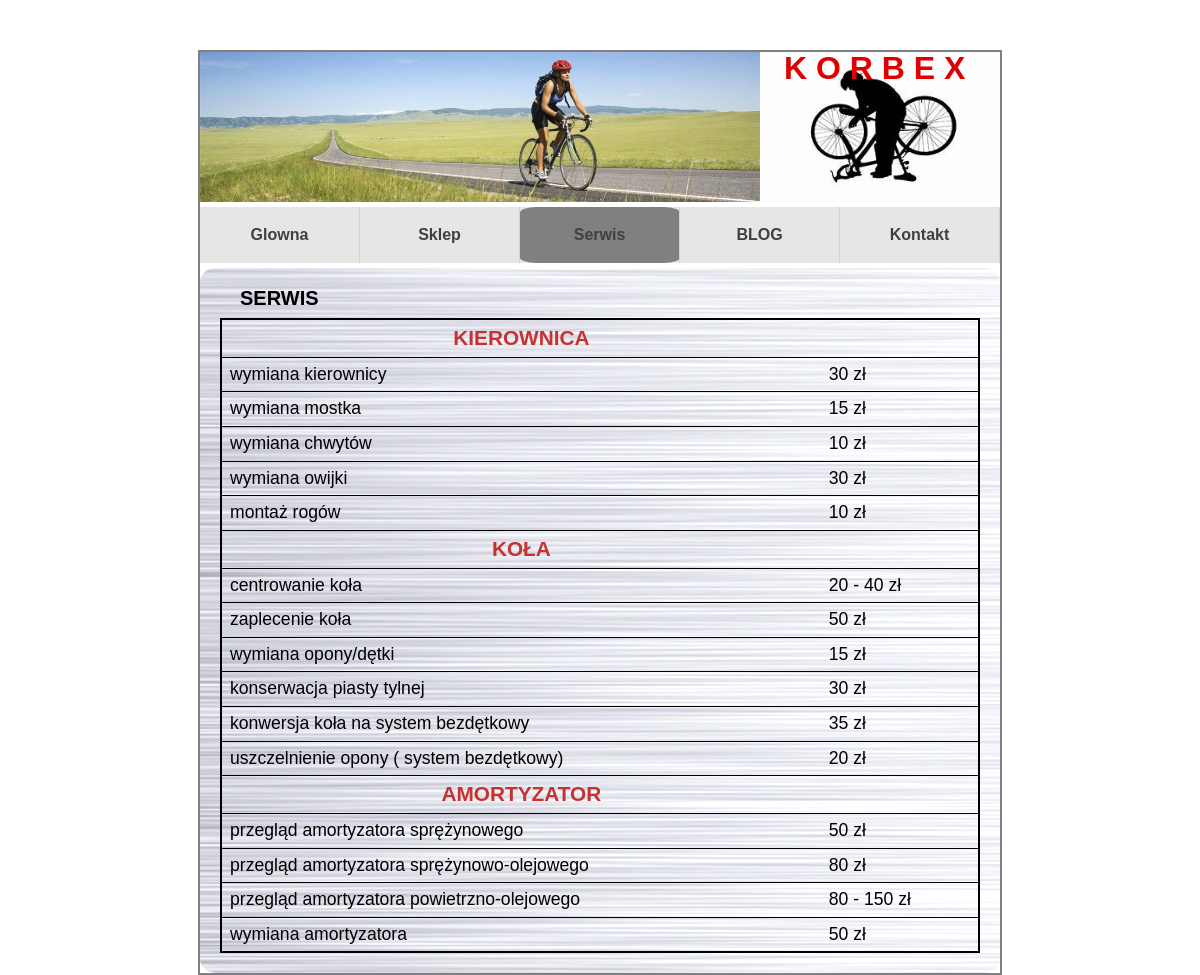
The app's page /service with its own data.
### korbex/models.py (models this page shows, shortened)
class TypeRepair(models.Model):
    type_repair = models.CharField(max_length=50, help_text="Typ naprawy(kierownica, hamulca itp)")
    def __str__(self):
        return self.type_repair

class Service(models.Model):
    name_repair = models.CharField(max_length=50, help_text="Nazwa naprawy(wymiana kierownicy)", unique=True)
    type_repair = models.ForeignKey(TypeRepair, on_delete=models.SET_DEFAULT, default='other')
    price = models.CharField(max_length=20)

### korbex/views.py (the view)
# urls.py: path('service', views.service, name='service_p'),
def service(request):
    repairs = Service.objects.all().order_by('type_repair')
    type_repairs = TypeRepair.objects.all()
    context = {'repairs': repairs, 'type_repairs': type_repairs}
    return render(request, 'korbex/service.html', context)

### korbex/templates/korbex/service.html
{% extends './index.html' %}
{% load static %}
{%block service%}
    active
{%endblock%}
{% block content %}
<div class="content-service">
    <h3>SERWIS</h3>
<table>
{% for type_r in type_repairs %}
        <tr>
            <th class="col2">{{type_r}}</th>
            <th></th>
        </tr>
        {% for repair in repairs %}
            {% if repair.type_repair == type_r %}
                <tr>
                    <td>{{repair.name_repair}}</td>
                    <td>{{repair.price}}</td>
                </tr>
            {% endif %}
        {% endfor %}
{% endfor %}
</table>
</div>
{% endblock %}

### static/css/style.css (style rules this page uses)
body { font-family: Raleway, sans-serif; background-image: url(http://bgfons.com/upload/asphalt_texture3647.jpg); }
h3 { font-size: 20px; font-weight: bold; margin-bottom: 10px; margin-left: 20px; }
.content-service { background: url("../images/aluminum_texture.jpg"); width: 100%; padding: 20px; border-radius: 2%; filter: brightness(120%); }
table { font-family: arial, sans-serif; border-collapse: collapse; border: 2px solid grey; width: 100%; border: 2px solid black; }
th, td { border-top: 1px black solid; border-bottom: 1px black solid; padding: 8px; font-size: 1.1em; }
.col2 { color: brown; font-family: Geneva, Helvetica; font-weight: bold; font-size: 1.3em; }

### records on screen
TypeRepair: type_repair "KIEROWNICA"
Service: name_repair "wymiana kierownicy", price "30 zł"
Service: name_repair "wymiana mostka", price "15 zł"
Service: name_repair "wymiana chwytów", price "10 zł"
Service: name_repair "wymiana owijki", price "30 zł"
Service: name_repair "montaż rogów", price "10 zł"
TypeRepair: type_repair "KOŁA"
Service: name_repair "centrowanie koła", price "20 - 40 zł"
Service: name_repair "zaplecenie koła", price "50 zł"
Service: name_repair "wymiana opony/dętki", price "15 zł"
Service: name_repair "konserwacja piasty tylnej", price "30 zł"
Service: name_repair "konwersja koła na system bezdętkowy", price "35 zł"
Service: name_repair "uszczelnienie opony ( system bezdętkowy)", price "20 zł"
TypeRepair: type_repair "AMORTYZATOR"
Service: name_repair "przegląd amortyzatora sprężynowego", price "50 zł"
Service: name_repair "przegląd amortyzatora sprężynowo-olejowego", price "80 zł"
Service: name_repair "przegląd amortyzatora powietrzno-olejowego", price "80 - 150 zł"
Service: name_repair "wymiana amortyzatora", price "50 zł"
